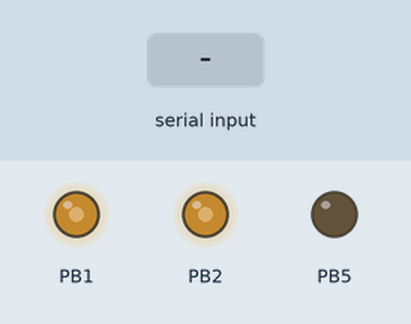
Simulated run of this program. Board: ATmega328P, built with avr-gcc and emulated at 16 MHz. Shown: output pins drawn as LEDs (lit = HIGH). The inputs (shaded band) are chosen by the test bench. What the program prints to the serial monitor is not drawn.

Above: at 0.03 s.
At 1.28 s:
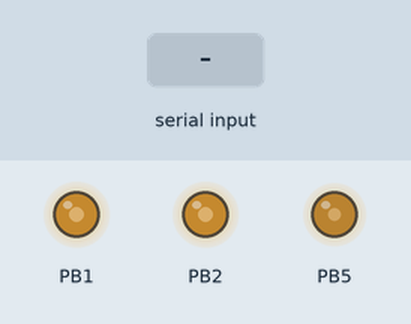
1.3 s: "R\n" received over Serial
Timing chart, 0 to 10.3 s (numbered marks = the images above; inputs shaded):
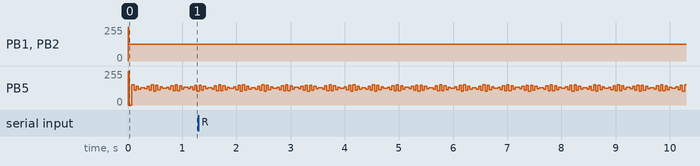

Measured:
- by itself, PB5: moves between 104/255 and 151/255, repeating every 2.0 s

The program:

main.c
```c
/*
 * TP4E.c
 *
 * Created: 24/7/2024 16:24:41
 * Author : LENOVO
 */

#include "main.h"
volatile uint8_t nuevoComando=0;
// Define un mensaje de inicio
char msg[] = "Introduzca R para cambiar la intensidad de rojo, G para la del verde, B para la del azul. \n\r";

int main(void)
{
	DDRB |= (1 << PORTB5) | (1 << PORTB2) | (1 << PORTB1);// Configuro como salidas
	Terminal_Init();//Inicializo terminal
	Timer0_Init();//Inicializo Timer0
	Timer1_Init();//Inicializo Timer1
	ADC_Init();//Inicializo ADC
	uint8_t color=0; //Indica el color que se va a modificar 1:Rojo,2:Verde,3:Azul,4:Terminar
	uint8_t rojo=128,azul=128,verde=128; //Intesidad media de los colores
	OCR1A=azul;
	OCR1B=verde;
	PWM_SET_ROJO(rojo);

	SerialPort_Send_String(msg);//Envia mensaje de inicio al puerto serie
	while (1)
	{
		if (nuevoComando)
		{
			color=Terminal_color();//obtengo color a modificar
			//Si es el rojo
			if (color==1){
				_delay_ms(100);
				rojo=ADC_LEER();//obtengo posicion del potenciometro
				Terminal_imprimirValor(rojo);
				PWM_SET_ROJO(rojo); // Actualizo el delta
				nuevoComando=0;
				SerialPort_Send_String(msg);

			}
			//Si es el verde
			if (color==2){
					_delay_ms(100);
					verde=ADC_LEER();//obtengo posicion del potenciometro
					Terminal_imprimirValor(verde);//Sirve para ver el valor del potenciometro
					OCR1B=verde;
					nuevoComando=0;
					SerialPort_Send_String(msg);//
			}
			//Si es el Azul
			if (color==3) {
					_delay_ms(100);
					azul=ADC_LEER();//obtengo posicion del potenciometro
					Terminal_imprimirValor(azul);
					OCR1A=azul;
					nuevoComando=0;
					SerialPort_Send_String(msg);//
			}
		}
	}
}

	
```

ADC.c
```c
/*
 * ADC.c
 *
 * Created: 27/7/2024 22:42:25
 *  Author: LENOVO
 */
#include "ADC.h"
void ADC_Init(void){
	DIDR0 |= (1<<ADC3D); //Se configura el pin del ADC3 como entrada analogica
	ADCSRA|=(1<<ADEN) | (1<<ADPS2) | (1<<ADPS1) | (1<<ADPS0) ;//Habilitamos adc y seleccionamos clk/128
	ADMUX |=(1<<ADLAR) | (1<<MUX1) | (1<<MUX0) | (1<<REFS0); // Vref=AVCC,justificado a izquierda
}

uint8_t ADC_LEER(){
	 cli();
	ADCSRA |=(1<<ADSC);//Empezar conversion
	while ((ADCSRA & (1<<ADIF))==0);//Espero a que termine conversion
	ADCSRA |=(1<<ADIF);//Limpiar flag
	sei();
	return ADCH;
}
```

ADC.h
```c
/*
 * ADC.h
 *
 * Created: 27/7/2024 22:53:10
 *  Author: LENOVO
 */


#ifndef ADC_H_
#define ADC_H_

#include <avr/io.h>
#include <avr/interrupt.h>
#include "serialPort.h"
void ADC_Init();
uint8_t ADC_LEER();


#endif /* ADC_H_ */
```

Terminal.c
```c
/*
 * Terminal.c
 *
 * Created: 24/7/2024 16:34:55
 *  Author: LENOVO
 */

#include "Terminal.h"

uint8_t color;
uint8_t comando[2];
uint8_t RX_Buffer;
extern uint8_t nuevoComando;

void Terminal_Init(){
	SerialPort_Init(0x67); // Inicializo formato 8N1 y 0X67=103 BAUDRATE=9600BPS
	SerialPort_TX_Enable();    // Activo el transmisor del puerto serie
	SerialPort_RX_Enable();    //Activo el receptor del puerto serie
	SerialPort_RX_Interrupt_Enable();//Activo interrupcion de recepcion
	sei();
}

uint8_t Terminal_LeerComando(){
	if(comando[0]=='R'){
		return 1;
	}
	else if (comando[0]=='G'){
			return 2;
	}
	else if (comando[0]=='B'){
			return 3;
	}
	else if (comando[0]=='S'){
			return 4;
	}
	else return 0;
}

ISR(USART_RX_vect){//interrupcion para recibir datos de la terminal
	SerialPort_TX_Interrupt_Disable();//Deshabilito interrupcion
	RX_Buffer=SerialPort_Recive_Data();//Recibo datos de la terminal
	uint8_t cant =0;
	if (RX_Buffer!='\r') // guardo R,G ,B o S
	{
		comando[cant]=RX_Buffer;
		cant++;
	}
	else{
		comando[cant]='\n';
	}
	color=Terminal_LeerComando();
	if(color!=0){
		nuevoComando=1;
	}
}


uint8_t Terminal_color(){
	return color;
}

void Terminal_imprimirValor(uint8_t num){
	static uint8_t c, aux;
	aux=0;
	c = num/100;
	if(c!=0){
		aux=1;
		SerialPort_Wait_For_TX_Buffer_Free();
		SerialPort_Send_Data('0'+c);
		}
	c = (num%100)/10;
	if(c!=0){
		SerialPort_Wait_For_TX_Buffer_Free();
		SerialPort_Send_Data('0'+c);
		}
	else if(aux==1){
		SerialPort_Wait_For_TX_Buffer_Free();
		SerialPort_Send_Data('0'+c);
		aux=0;
		}
	c = num%100%10;
	SerialPort_Wait_For_TX_Buffer_Free();
	SerialPort_Send_Data('0'+c);
	SerialPort_Wait_For_TX_Buffer_Free();
	SerialPort_Send_String("\r\n");
}
```

Terminal.h
```c
/*
 * Terminal.h
 *
 * Created: 24/7/2024 16:35:13
 *  Author: LENOVO
 */


#ifndef TERMINAL_H_
#define TERMINAL_H_
#include <stdint.h>
#include <avr/io.h>
#include <avr/interrupt.h>
#include "serialPort.h"

void Terminal_Init();
uint8_t Terminal_LeerComando();
uint8_t Terminal_color();
void Terminal_imprimirValor(uint8_t num);


#endif /* TERMINAL_H_ */
```

Timer.c
```c
/*
 * Timer.c
 *
 * Created: 29/7/2024 20:53:12
 *  Author: LENOVO
 */
#include "Timer.h"
#define RED_OFF PORTB&=~(1<<PORTB5)
#define  RED_ON PORTB|=(1<<PORTB5)
#define PWM_PERIOD 255
//#define PWM_DELTA 0

volatile uint8_t PWM_value=128;

void Timer0_Init(){
	//Configuracion timer0 en modo ctc para modo pwm por software
	TCCR0A = (1<<COM0A0) | (1<<WGM01);// MODO CTC
	TCCR0B=(1<<CS02)|(1<<CS00);//preescaler 1024
	TIMSK0= (1 << OCIE0A); // Habilita la interrupcion por comparacion del temporizador 0
	sei();
}

void Timer1_Init(){
	//Configuracion del timer1 en modo pwm fast 8bits ( WGM12 y WGM10 en 1 = modo 5 de la tabla)
	//COM1AX y COM1BX en 1 para modo invertido y por ultimo CS12 y CS10 en 1 para preescaler 1024
	TCCR1A=(1<<COM1A0) | (1<<COM1A1) | (1<<COM1B0) | (1<<COM1B1) | (1<<WGM10) ;
	TCCR1B =(1<<WGM12) | (1<<CS12) | (1<<CS10);
}


void PWM_soft_Update(void) { // PWM por software
	static uint16_t PWM_position = 0;
	if (++PWM_position >= PWM_PERIOD) {
		PWM_position = 0;
	}
	if (PWM_position < PWM_value) {
		RED_ON;
		} else {
		RED_OFF;
	}
}

ISR(TIMER0_COMPA_vect) {
	PWM_soft_Update();
}


void PWM_SET_ROJO(uint8_t red_value){
	PWM_value=red_value;
}
```

Timer.h
```c
/*
 * Timer.h
 *
 * Created: 29/7/2024 20:53:26
 *  Author: LENOVO
 */


#ifndef TIMER_H_
#define TIMER_H_

#include <avr/interrupt.h>
#include <avr/io.h>

void Timer1_Init();
void Timer0_Init();
void PWM_SET_ROJO(uint8_t red_value);
void PWM_soft_Update(void);


#endif /* TIMER_H_ */
```

main.h
```c
/*
 * main.h
 *
 * Created: 27/7/2024 23:19:16
 *  Author: LENOVO
 */


#ifndef MAIN_H_
#define MAIN_H_

#define F_CPU 16000000UL
#include <avr/io.h>
#include <util/delay.h>

#include "ADC.h"
#include "Timer.h"
#include "Terminal.h"
#include "serialPort.h"


#endif /* MAIN_H_ */
```

serialPort.c
```c
/*
 * serialPort.c
 *
 * Created: 07/10/2020 03:02:18 p. m.
 *  Author: vfperri
 */

#include "SerialPort.h"

// ------ Definiciones de Funciones Públicas -------------------

// Inicialización de Puerto Serie

void SerialPort_Init(uint8_t config){
	// config = 0x33 ==> Configuro UART 9600bps, 8 bit data, 1 stop @ F_CPU = 8MHz.
	// config = 0x25 ==> Configuro UART 9600bps, 8 bit data, 1 stop @ F_CPU = 4Hz.
	UCSR0B = 0;
	UCSR0C = (1<<UCSZ01) | (1<<UCSZ00);
	UBRR0H = (unsigned char)(config>>8);
	UBRR0L = (unsigned char)config;
}


// Inicialización de Transmisor

void SerialPort_TX_Enable(void){
	UCSR0B |= (1<<TXEN0);
}

void SerialPort_TX_Interrupt_Enable(void){
	UCSR0B |= (1<<UDRIE0);
	//UCSR0B |=(1<<TXCIE0); //interrupcion TXC

}

void SerialPort_TX_Interrupt_Disable(void)
{
	UCSR0B &=~(1<<UDRIE0);
	//UCSR0B &=~(1<<TXCIE0); //interrupcion TXC

}


// Inicialización de Receptor

void SerialPort_RX_Enable(void){
	UCSR0B |= (1<<RXEN0);
}

void SerialPort_RX_Interrupt_Enable(void){
	UCSR0B |= (1<<RXCIE0);
}


// Transmisión

// Espera hasta que el buffer de TX este libre.
void SerialPort_Wait_For_TX_Buffer_Free(void){
	// Pooling - Bloqueante hasta que termine de transmitir.
	while(!(UCSR0A & (1<<UDRE0)));
}

void SerialPort_Send_Data(char data){
	UDR0 = data;
}

void SerialPort_Send_String(char * msg){ //msg -> "Hola como andan hoy?" 20 ASCII+findecadena, tardo=20ms
	uint8_t i = 0;
	//'\0' = 0x00
	while(msg[i]){ // *(msg+i)
		SerialPort_Wait_For_TX_Buffer_Free(); //9600bps formato 8N1, 10bits, 10.Tbit=10/9600=1ms
		SerialPort_Send_Data(msg[i]);
		i++;
	}
}


// Recepción

// Espera hasta que el buffer de RX este completo.
void SerialPort_Wait_Until_New_Data(void){
	// Pooling - Bloqueante, puede durar indefinidamente!
	while(!(UCSR0A & (1<<RXC0)));
}


char SerialPort_Recive_Data(void){
	return UDR0;
}


void SerialPort_Send_uint8_t(uint8_t num){

	SerialPort_Wait_For_TX_Buffer_Free();
	SerialPort_Send_Data('0'+num/100);

	num-=100;

	SerialPort_Wait_For_TX_Buffer_Free();
	SerialPort_Send_Data('0'+num/10);

	SerialPort_Wait_For_TX_Buffer_Free();
	SerialPort_Send_Data('0'+ num%10);
}

/***************************************************************
	This function writes a integer type value to UART
	Arguments:
	1)int val	: Value to print
	2)unsigned int field_length :total length of field in which the value is printed
	must be between 1-5 if it is -1 the field length is no of digits in the val
****************************************************************/
void SerialPort_send_int16_t(int val,unsigned int field_length)
{
	char str[5]={0,0,0,0,0};
	int i=4,j=0;
	while(val)
	{
	str[i]=val%10;
	val=val/10;
	i--;
	}
	if(field_length==-1)
		while(str[j]==0) j++;
	else
		j=5-field_length;

	if(val<0) {
		SerialPort_Wait_For_TX_Buffer_Free();
		SerialPort_Send_Data('-');
		}
	for(i=j;i<5;i++)
	{
	SerialPort_Wait_For_TX_Buffer_Free();
	SerialPort_Send_Data('0'+str[i]);
	}
}
```

serialPort.h
```c
/*
 * serialPort.h
 *
 * Created: 07/10/2020 03:02:42 p. m.
 *  Author: vfperri
 */

#ifndef SERIALPORT_H_
	#define SERIALPORT_H_

	// ------------------- Includes ----------------------------

	// Archivo de cabecera del Microcontrolador
	#include <avr/io.h>

	// Interrupciones del Microcontrolador
	#include <avr/interrupt.h>

	// -------- Prototipos de funciones Publicas ---------------

	// Inicializacion de Puerto Serie
	void SerialPort_Init(uint8_t);

	// Inicializacion de Transmisor
	void SerialPort_TX_Enable(void);
	void SerialPort_TX_Interrupt_Enable(void);
	void SerialPort_TX_Interrupt_Disable(void);

	// Inicializacion de Receptor
	void SerialPort_RX_Enable(void);
	void SerialPort_RX_Interrupt_Enable(void);

	// Transmision
	void SerialPort_Wait_For_TX_Buffer_Free(void);	// Pooling - Bloqueante hasta que termine de transmitir.
	void SerialPort_Send_Data(char);
	void SerialPort_Send_String(char *);
	void SerialPort_Send_uint8_t(uint8_t);
	void SerialPort_send_int16_t(int val,unsigned int field_length);

	// Recepcion
	void SerialPort_Wait_Until_New_Data(void);	// Pooling - Bloqueante, puede durar indefinidamente!
	char SerialPort_Recive_Data(void);

#endif /* SERIALPORT_H_ */
```
